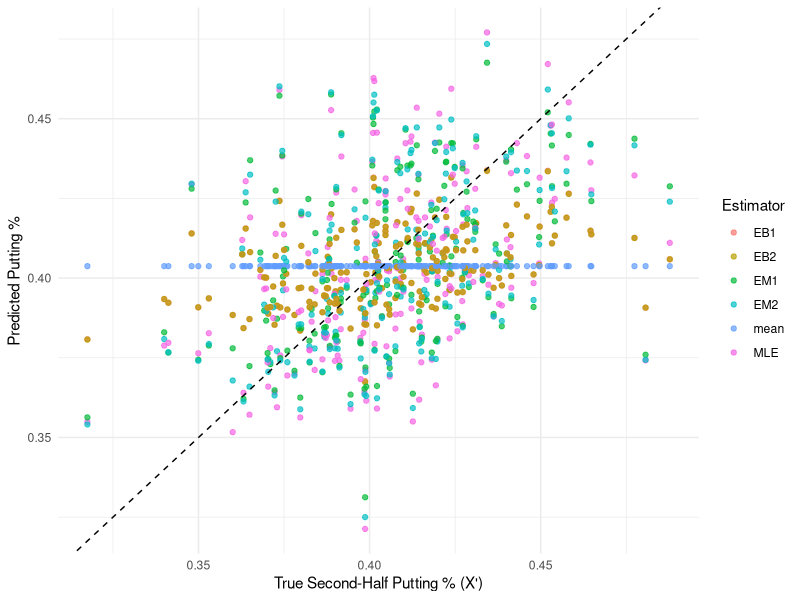

Generate this figure with R:
#############
### SETUP ###
#############

# install.packages(c("ggplot2", "tidyverse"))
library(ggplot2)
library(tidyverse)

# set seed
set.seed(13)

####################
### GOLF PUTTING ###
####################

# load training data (first half of season)
putts_train = read_csv("../data/13_putts-train.csv")
# preview data
head(putts_train)

# load test data (second half of season)
putts_test = read_csv("../data/13_putts-test.csv")
# preview data
head(putts_test)

putts_train = putts_train %>%
  rename(
    X_train = X) %>%
  mutate(Ni = N)

putts_test = putts_test %>%
  rename(X_true = X)

k = nrow(putts_train)
X = putts_train$X_train
N = putts_train$Ni

#overall mean
p_mean = rep(mean(X), k)

#MLE
p_mle  = X

#Efron-Morris 1
C = mean(X) * (1 - mean(X))
sigma = sqrt(C / N)
Z = X / sigma
Zbar = mean(Z)
S2 = sum((Z - Zbar)^2)
sh1 = 1 - (k - 1) / S2
theta1 = Zbar + sh1 * (Z - Zbar)
p_em1 = sigma * theta1

#Efron-Morris 2
Xv = asin(sqrt((X * N + 3/8) / (N + 3/4)))
nu2 = 1 / (4 * N)
nu = sqrt(nu2)
Zv2 = Xv / nu
Zv2bar = mean(Zv2)
S2v2 = sum((Zv2 - Zv2bar)^2)
sh2 = 1 - (k - 1) / S2v2
theta2 = Zv2bar + sh2 * (Zv2 - Zv2bar)
p_em2 = sin(theta2 * nu)^2

#Empirical Bayes 1
mu = mean(X)
tau2 = var(X) - C * mean(1/N)
p_eb1 = mu + (tau2 / (tau2 + C/N)) * (X - mu)

#Empirical Bayes 2
Xbarv = mean(Xv)
S2v = sum((Xv - Xbarv)^2) / (k - 1)
tau2v  = S2v - mean(nu2)
thetaE = Xbarv + (tau2v / (tau2v + nu2)) * (Xv - Xbarv)
p_eb2 = sin(thetaE)^2

#MSE
X_true = putts_test$X_true

mse_tbl = tibble(
  method = c("mean","MLE","EM1","EM2","EB1","EB2"),
  mse    = c(
    mean((p_mean - X_true)^2),
    mean((p_mle  - X_true)^2),
    mean((p_em1  - X_true)^2),
    mean((p_em2  - X_true)^2),
    mean((p_eb1  - X_true)^2),
    mean((p_eb2  - X_true)^2)
  )
) %>%
  arrange(mse)

print(mse_tbl)
cat("Best estimator:", mse_tbl$method[1], "\n")
cat("Worst estimator:", mse_tbl$method[nrow(mse_tbl)], "\n")


# Plotting the results
results_tbl <- tibble(
  Player = putts_train$Player,
  N      = putts_train$N,         # first‐half attempt count
  X      = putts_train$X_train,   # first‐half success rate
  mean   = p_mean,                # overall‐mean prediction
  MLE    = p_mle,                 # MLE prediction
  EM1    = p_em1,                 # Efron–Morris v1
  EM2    = p_em2,                 # Efron–Morris v2
  EB1    = p_eb1,                 # Empirical Bayes v1
  EB2    = p_eb2                  # Empirical Bayes v2
)

print(results_tbl)

preds = tibble(
  X_true,
  mean = p_mean, MLE = p_mle,
  EM1  = p_em1,  EM2 = p_em2,
  EB1  = p_eb1,  EB2 = p_eb2
) %>%
  pivot_longer(-X_true, names_to="method", values_to="p_hat")


ggplot(preds, aes(x = X_true, y = p_hat, color = method)) +
  geom_point(alpha = 0.7) +
  geom_abline(slope = 1, intercept = 0, linetype = "dashed") +
  labs(
    x     = "True Second-Half Putting % (Xʹ)",
    y     = "Predicted Putting %",
    color = "Estimator"
  ) +
  theme_minimal()










